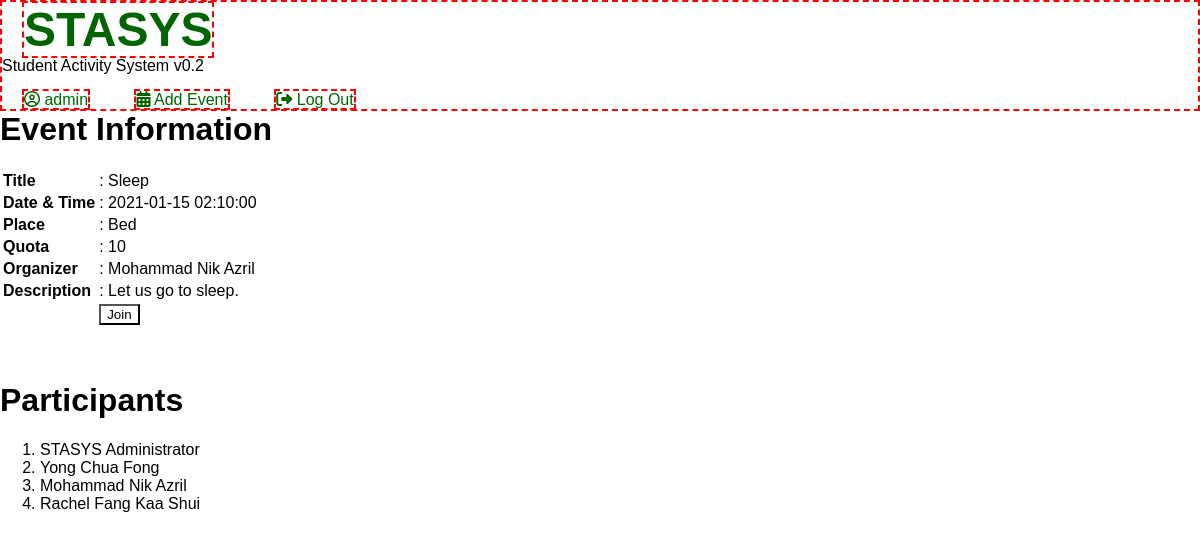
Screenshot of /event.php?no=10 (signed in) with the database file from the repository.
### tables this page shows
CREATE TABLE `user` (
  `id` int(5) NOT NULL,
  `un` varchar(50) NOT NULL,
  `pw` varchar(50) NOT NULL,
  `mat_id` varchar(10) NOT NULL,
  `name` varchar(50) NOT NULL,
  `prog` varchar(10) NOT NULL,
  `part` int(2) NOT NULL,
  `created` timestamp NULL DEFAULT current_timestamp(),
  `access_lvl` int(1) NOT NULL DEFAULT 3
);

CREATE TABLE `event` (
  `id` int(5) NOT NULL,
  `title` varchar(100) NOT NULL,
  `description` varchar(255) NOT NULL,
  `date_time` datetime NOT NULL,
  `location` varchar(100) NOT NULL,
  `quota` int(5) NOT NULL,
  `u_id` int(5) NOT NULL,
  `created` timestamp NULL DEFAULT current_timestamp()
);

CREATE TABLE `participation` (
  `id` int(5) NOT NULL,
  `u_id` int(5) NOT NULL,
  `e_id` int(5) NOT NULL,
  `created` timestamp NULL DEFAULT current_timestamp()
);

### event.php (the view, shortened to what this page needs)
<?php
	include("config.php");
	$query_user = $conn->query("SELECT * FROM user WHERE id ='".$_SESSION['id']."'");
	$rowuser = $query_user->fetch_assoc();
	if (isset($_GET["no"])){
		$query_event = $conn->query("SELECT * FROM event WHERE id =".$_GET["no"]."");
		$rowevent = $query_event->fetch_assoc();
	}
	$query_org = $conn->query("SELECT * FROM user WHERE id = ".$rowevent['u_id']."");
	$roworg = $query_org->fetch_assoc();
	$count = mysqli_fetch_assoc(mysqli_query($conn, "SELECT COUNT(u_id) as count FROM participation WHERE e_id = ".$rowevent["id"].""));
?>
<html>
	<head>
		<link rel="stylesheet" type="text/css" href="./styles.css"/>
	</head>
	<body>
		<nav class="vis">
			<a class="title vis" href="home.php">STASYS</a>
			<p>Student Activity System v0.2</p>
			<a class="vis" href="user.php"><i class="fa fa-user-circle-o" aria-hidden="true"></i> <?php echo $rowuser['un']; ?></a>
			<a class="vis" href="event_add.php"><i class="fa fa-calendar" aria-hidden="true"></i> Add Event</a>
			<a class="vis" href="logout.php"><i class="fa fa-sign-out" aria-hidden="true"></i> Log Out</a>
		</nav>
		<div class="box-base">
			<h1>Event Information</h1>
			<table>
				<tr><td><b>Title</b></td><td>: <?php echo $rowevent['title']; ?></td></tr></td></tr>
				<tr><td><b>Date &#38; Time</b></td><td>: <?php echo $rowevent['date_time']; ?></td></tr></td></tr>
				<tr><td><b>Place</b></td><td>: <?php echo $rowevent['location']; ?></td></tr></td></tr>
				<tr><td><b>Quota</b></td><td>: <?php echo $rowevent['quota']; ?></td></tr></td></tr>
				<tr><td><b>Organizer</b></td><td>: <?php echo $roworg['name']; ?></td></tr></td></tr>
				<tr><td><b>Description</b></td><td>: <?php echo $rowevent['description']; ?></td></tr></td></tr>
				<tr><td></td><td><a href="event_join_post.php?no=<?php echo $rowevent['id']; ?>"><input type="button" value="Join"/></a></td></tr>
			</table><br/><br/><br/>
			<h1>Participants</h1>
			<ol>
			<?php $result = mysqli_query($conn, "SELECT * FROM participation WHERE e_id = ".$rowevent['id']."");
			if ($count['count'] > 0){
				while($rows=mysqli_fetch_array($result)){
					$participant = mysqli_fetch_assoc(mysqli_query($conn, "SELECT name FROM user WHERE id = ".$rows['u_id']."")); ?>
				<li><?php echo $participant['name']; ?></li>
			<?php } ?>
			</ol><?php
			}else
				echo 'Nobody has joined this event yet. Become the first one to participate!'; ?>
		</div>
	</body>
</html>

### styles.css (style rules this page uses)
* { background-color: #ffffff00; box-sizing: border-box; font-family: 'Arial'; margin-left: 0; margin-right: 0; margin-top: 0; scroll-behavior: smooth; }
nav a { color: darkgreen; margin: 0 20px; text-decoration: none; }
.box-base { padding: 0; margin: 0 auto 0 auto; width: 1200px; }
.title { font-size: 48px; font-weight: bold; }
.vis { border: 2px dashed red; }

### rows the page displays
user: un "admin"
event: title "Sleep", date_time "2021-01-15 02:10:00", location "Bed", quota "10", description "Let us go to sleep."
user: name "Mohammad Nik Azril"
participation: u.name "STASYS Administrator"
participation: u.name "Yong Chua Fong"
participation: u.name "Mohammad Nik Azril"
participation: u.name "Rachel Fang Kaa Shui"
